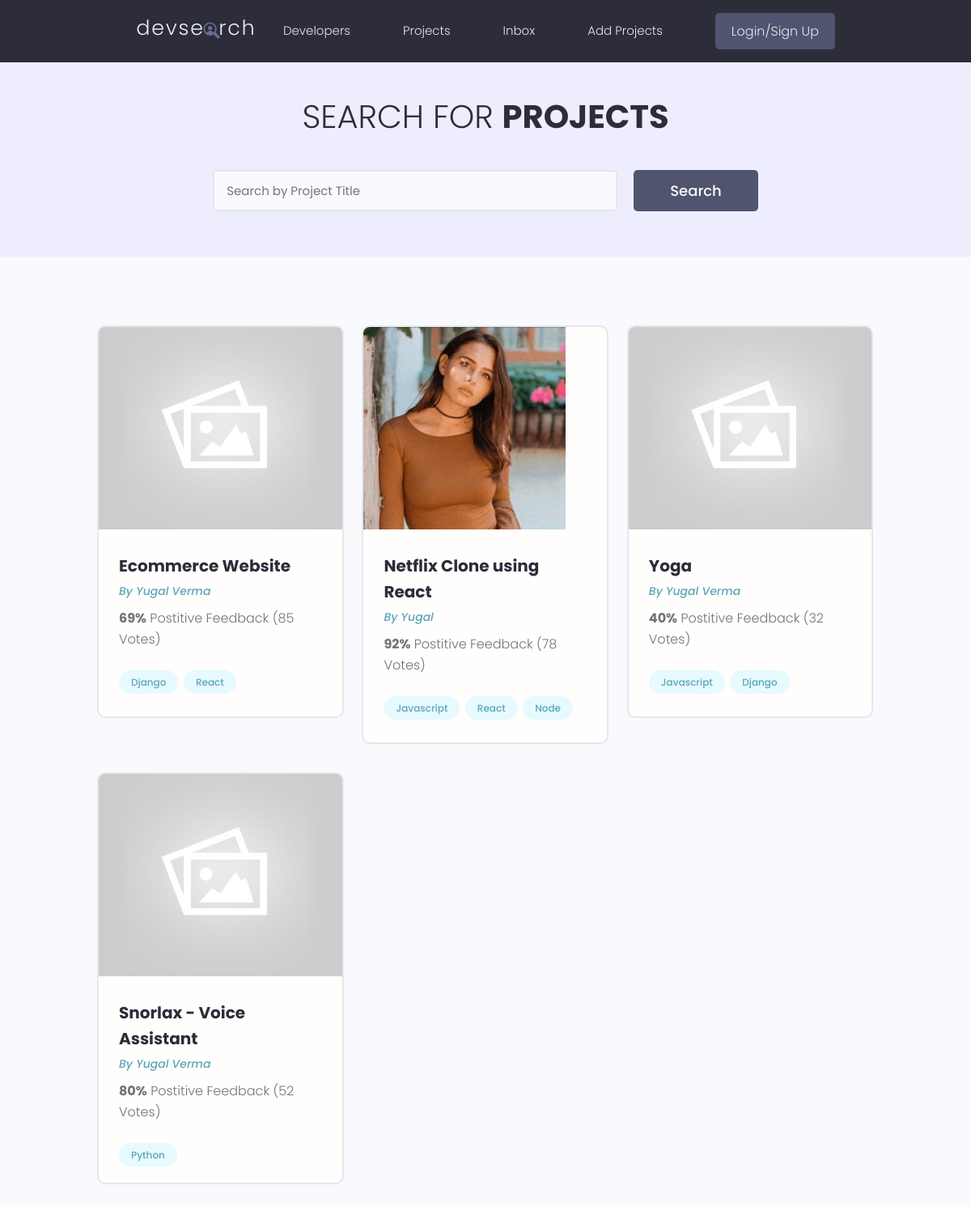
/projects/, run on the app's committed database.
### projects/models.py (models this page shows, shortened)
class Project(models.Model):
    owner = models.ForeignKey(Profile,on_delete=models.SET_NULL,null=True,blank=True)
    title = models.CharField(max_length = 200)
    description = models.TextField(null=True, blank=True)
    featured_image = models.ImageField(blank= True, null=True, default='default.jpg')
    demo_link = models.CharField(max_length = 2000, null = True, blank=True)
    source_link = models.CharField(max_length = 200, blank=True, null=True)
    tags = models.ManyToManyField('Tag', blank=True)
    vote_total = models.IntegerField(default=0, blank=True, null=True)
    vote_ratio = models.IntegerField(default=0, blank=True, null=True)
    created = models.DateTimeField(auto_now_add=True)
    id = models.UUIDField(default=uuid.uuid4, unique=True, primary_key=True, editable=False)

class Tag(models.Model):
    name = models.CharField(max_length = 200)
    created = models.DateTimeField(auto_now_add=True)
    id = models.UUIDField(default=uuid.uuid4, unique=True, primary_key=True, editable=False)
    def __str__(self):
        return self.name

### users/models.py (models this page shows, shortened)
class Profile(models.Model):
    user = models.OneToOneField(User, on_delete=models.CASCADE,null=True, blank=True)
    name = models.CharField(max_length=200, blank=True,null=True)
    email = models.CharField(max_length=500, blank=True,null=True)
    username = models.CharField(max_length=200, blank=True,null=True)
    location = models.CharField(max_length=200, blank=True,null=True)
    short_intro = models.CharField(max_length = 500, blank=True,null=True)
    bio = models.TextField(blank=True,null=True)
    profile_image = models.ImageField(blank=True, null= True, default ='profiles/user-default.png', upload_to="profiles/")
    social_github = models.CharField(max_length=200, blank=True,null=True)
    social_twitter = models.CharField(max_length=200, blank=True,null=True)
    social_youtube = models.CharField(max_length=200, blank=True,null=True)
    social_linkedin = models.CharField(max_length=200, blank=True,null=True)
    social_website = models.CharField(max_length=200, blank=True,null=True)
    created = models.DateTimeField(auto_now_add=True)
    id = models.UUIDField(default=uuid.uuid4, unique=True, primary_key=True, editable=False)

### projects/views.py (the view)
# urls.py: path('projects/', include('projects.urls')),
def projects(request):
    projects = Project.objects.all()
    context = {'projects': projects}
    return render(request,'projects/projects.html', context)

### projects/templates/projects/projects.html (shortened to what this page needs)
{% extends "main.html" %}
{% block content %}
        <main class="projects">
            <section class="hero-section text-center">
              <div class="container container--narrow">
                <div class="hero-section__box">
                  <h2>Search for <span>Projects</span></h2>
                </div>
                <div class="hero-section__search">
                  <form class="form" action="#" method="get">
                    <div class="form__field">
                      <input class="input input--text" id="formInput#search" type="text" name="text"
                        placeholder="Search by Project Title" />
                    </div>
                    <input class="btn btn--sub btn--lg" type="submit" value="Search" />
                  </form>
                </div>
              </div>
            </section>
            <section class="projectsList">
              <div class="container">
                <div class="grid grid--three">
                {% for project in projects %}
                    <div class="column">
                        <div class="card project">
                      <a href="{% url 'project' project.id %}" class="project">
                        <img class="project__thumbnail" src="{{project.featured_image.url}}" alt="project thumbnail" />
                        <div class="card__body">
                          <h3 class="project__title">{{project.title}}</h3>
                          <p><a class="project__author" href="{% url 'user-profile' project.owner.id %}">By {{project.owner.name}}</a></p>
                          <p class="project--rating">
                            <span style="font-weight: bold;">{{project.vote_ratio}}%</span> Postitive
                            Feedback ({{project.vote_total}} Vote{{project.vote_total|pluralize:"s"}})
                          </p>
                          <div class="project__tags">
                            {% for tag in project.tags.all %}
                            <span class="tag tag--pill tag--main">
                              <small>{{tag}}</small>
                            </span>
                            {% endfor %}
                          </div>
                        </div>
                      </a>
                        </div>
                    </div>
                {% endfor %}
                </div>
              </div>
            </section>
          </main>
{% endblock  %}

### templates/main.html (shortened to what this page needs)
<!DOCTYPE html>
{% load static  %}
<html>
    <head>
        <link rel="stylesheet" href="https://cdn.jsdelivr.net/npm/bootstrap-icons@1.11.3/font/bootstrap-icons.min.css">
        <link rel="stylesheet" href="{% static 'uikit/styles/uikit.css' %}" />
        <link rel="stylesheet" href="{% static 'styles/app.css' %}" />
      </head>
    <body>
        {% include "nav.html" %}
        {% block content %}
        {% endblock content %}
    </body>
</html>

### templates/nav.html (shortened to what this page needs)
{% load static %}
<header class="header">
    <div class="container container--narrow">
      <a href="{% url 'profiles' %}" class="header__logo">
        <img src="{% static 'images/logo.svg' %}" alt="DevSearch Logo" />
      </a>
      <nav class="header__nav">
        <ul class="header__menu">
          <li class="header__menuItem"><a href="{% url 'profiles' %}">Developers</a></li>
          <li class="header__menuItem"><a href="{% url 'projects' %}">Projects</a></li>
          <li class="header__menuItem"><a href="">Inbox</a></li>
          <li class="header__menuItem"><a href="{% url 'create-project' %}">Add Projects</a></li>
          <li class="header__menuItem"><a href="" class="btn btn--sub">Login/Sign Up</a></li>
        </ul>
      </nav>
    </div>
  </header>

### static/styles/app.css (style rules this page uses)
:root { --color-sub: #2d2d39; }
.btn--sub { background-color: var(--color-sub-light); }
.card { border: 2px solid var(--color-light); }
img { width: 100%; }
.header { position: sticky; z-index: 111; background-color: var(--color-sub); padding: 1.5rem 0; }
.header > .container { display: flex; justify-content: space-between; align-items: center; }
.header__logo > img { height: 3.8rem; }
.header__nav > ul { display: inline-flex; align-items: center; list-style: none; gap: 6.5rem; }
.header__menuItem > a { color: var(--color-light); font-weight: 300; }
.hero-section { height: 40vh; display: flex; align-items: center; background-color: var(--color-sub); }
.hero-section__box { margin-bottom: 4rem; }
.hero-section__box > h2, .hero-section__box > h2 > span { font-size: 4rem; color: var(--color-light); line-height: 1.3; text-transform: uppercase; }
.hero-section__box > h2 { font-weight: 300; }
.hero-section__box > h2 > span { font-weight: 700; }
.hero-section__search > .form { display: flex; align-items: center; justify-content: center; gap: 2rem; }
.hero-section__search > .form input.input--text { width: 50rem; }
.project__author { font-size: 1.4rem; font-style: italic; }
.project--rating { margin-bottom: 1.6em; margin-top: .5em; }
.projects > .hero-section { background: var(--color-sub-lighter); height: 30vh; }
.projects .hero-section__box { margin-bottom: 2.5rem; }
.projects .hero-section__box > h2 { color: var(--color-sub); }
.projects .hero-section__box > h2 > span { font-weight: 700; color: var(--color-sub); }
.projectsList { margin-top: 8rem; }
.project__thumbnail { height: 25rem; object-fit: cover; object-position: top center; }
.project__title { font-size: 2rem; font-weight: 700; color: var(--color-sub); }

### static/uikit/styles/modules/_variables.css (style rules this page uses)
:root { --color-main: #5aa5b9; --color-main-light: #e6faff; --color-sub: #3f4156; --color-sub-light: #51546e; --color-sub-lighter: #ededfd; --color-text: #737373; --color-gray: #8b8b8b; --color-light: #e5e7eb; --color-light-gray: #767676; --color-bg: #f8fafd; --color-white: #fffefd; --color-white-light: #f3f3f3; --color-success: #359e64; --color-success-bg: #def8e8; --color-error: #fc4b0b; --color-error-bg: #fff2ee; --font-base: 'Poppins', arial, helvetica, 'Segoe UI', roboto, ubuntu, sans-serif; --font-monospace: 'Fira Code', 'Courier New', courier, monospace; --font-regular: 300; --font-medium: 500; --font-bold: 700; --generic-shadow: 1px 1px 5px #00000010; --generic-transition: all 0.3s ease-in-out; }

### static/uikit/styles/modules/_base.css (style rules this page uses)
* { margin: 0; padding: 0; box-sizing: border-box; text-rendering: optimizeLegibility; color: inherit; font-size: inherit; }
html { font-size: 50%; }
@media only screen and (min-width: 480px) { html { font-size: 56.25%; } }
@media only screen and (min-width: 1200px) { html { font-size: 62.5%; } }
body { line-height: 1.6; font-weight: 400; font-size: 1.5rem; color: var(--color-text); background-color: var(--color-bg); min-height: 100vh; }

### static/uikit/styles/modules/_typography.css (style rules this page uses)
* { font-family: var(--font-base); }
h2 { font-size: 3.6rem; font-weight: var(--font-bold); }
h3 { font-size: 3.2rem; font-weight: var(--font-medium); }
p, span, strong { font-size: 1.6rem; color: var(--color-text); font-weight: var(--font-regular); }
a { padding-bottom: 2px; text-decoration: none; display: inline-block; color: var(--color-main); font-weight: var(--font-medium); }

### static/uikit/styles/modules/_utilities.css (style rules this page uses)
.container { width: 92%; max-width: 165rem; margin: 0 auto; box-sizing: border-box; }
.container--narrow { width: 92%; max-width: 120rem; }
@media screen and (min-width: 1000px) { .container { width: 90%; } }
@media screen and (min-width: 1000px) { .container--narrow { width: 85%; } }
@media screen and (min-width: 1200px) { .container { width: 80%; } }
@media screen and (min-width: 1200px) { .container--narrow { width: 72%; } }
.text-center { text-align: center; }

### static/uikit/styles/modules/_button.css (style rules this page uses)
.btn { display: inline-block; position: relative; cursor: pointer; background-color: var(--color-light); font-weight: var(--font-medium); color: var(--color-sub); text-decoration: none; padding: 1rem 2rem; border-radius: 0.5rem; border: none; width: -webkit-fit-content; width: -moz-fit-content; width: fit-content; height: -webkit-fit-content; height: -moz-fit-content; height: fit-content; font-size: 1.6rem; outline-width: 0; outline-color: transparent; -webkit-backface-visibility: hidden; backface-visibility: hidden; transition: all 0.3s ease-in-out; }
.btn--sub { background-color: var(--color-sub); color: var(--color-white); }
.btn--lg { font-size: 1.8rem; padding: 1.2rem 4.5rem; }

### data on the page
Project: featured_image (placeholder picture), title "Ecommerce Website", owner.name "Yugal Verma", vote_ratio "69", vote_total "85"
Tag: name "Django"
Tag: name "React"
Project: featured_image (picture), title "Netflix Clone using React", owner.name "Yugal", vote_ratio "92", vote_total "78"
Tag: name "Javascript"
Tag: name "Node"
Project: featured_image (placeholder picture), title "Yoga", owner.name "Yugal Verma", vote_ratio "40", vote_total "32"
Project: featured_image (placeholder picture), title "Snorlax - Voice Assistant", owner.name "Yugal Verma", vote_ratio "80", vote_total "52"
Tag: name "Python"
